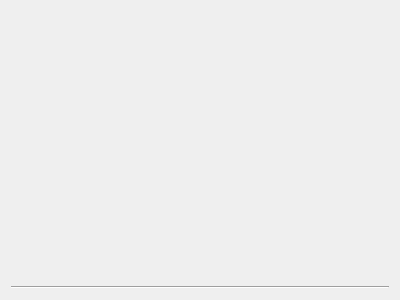
<?xml version="1.0" encoding="UTF-8"?>
<ui version="4.0">
 <class>SkillStats</class>
 <widget class="QWidget" name="SkillStats">
  <property name="geometry">
   <rect>
    <x>0</x>
    <y>0</y>
    <width>400</width>
    <height>300</height>
   </rect>
  </property>
  <property name="windowTitle">
   <string>Form</string>
  </property>
  <layout class="QVBoxLayout" name="vLayoutMain">
   <item>
    <layout class="QHBoxLayout" name="hLayoutMenu"/>
   </item>
   <item>
    <layout class="QHBoxLayout" name="hLayoutClassEngrave">
     <item>
      <widget class="QLabel" name="labelInfo">
       <property name="text">
        <string/>
       </property>
       <property name="alignment">
        <set>Qt::AlignCenter</set>
       </property>
      </widget>
     </item>
    </layout>
   </item>
   <item>
    <widget class="Line" name="line">
     <property name="orientation">
      <enum>Qt::Horizontal</enum>
     </property>
    </widget>
   </item>
   <item>
    <layout class="QVBoxLayout" name="vLayoutSkill"/>
   </item>
  </layout>
 </widget>
 <resources/>
 <connections/>
</ui>
